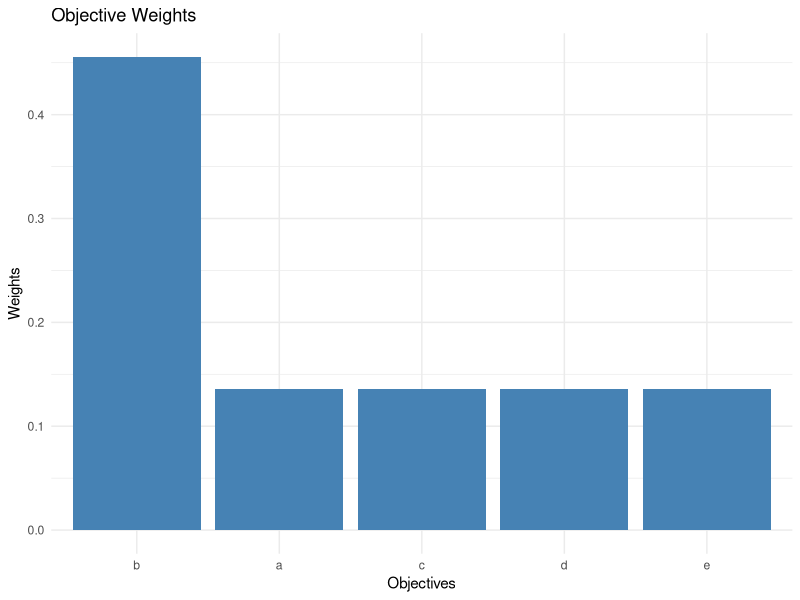
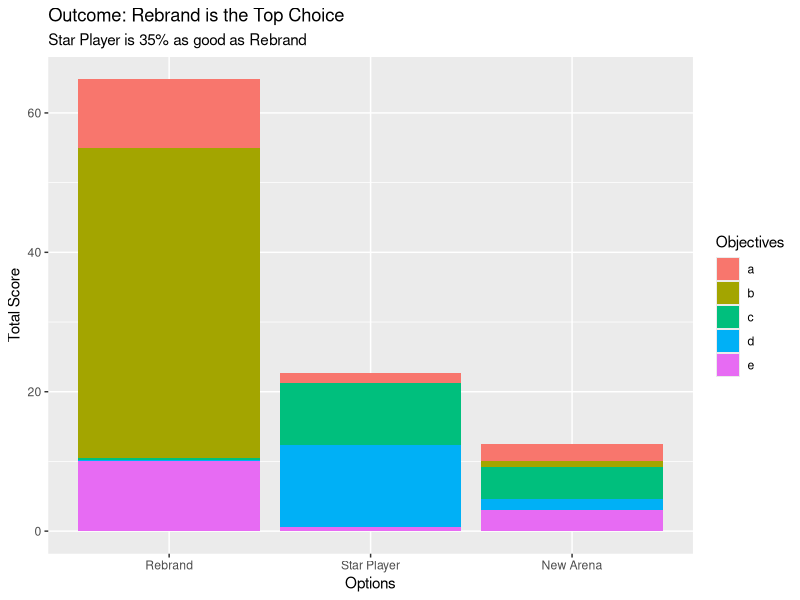

Generate these figures, in order, with R:
########### CHOICE COACH DATA ANALYSIS ##############
library(tidyverse)
library(lubridate)
library(magrittr)

# Objectives list----
objectives <- c('a', 'b', 'c', 'd', 'e')

# Options list----
options <- c('New Arena', 'Star Player', 'Rebrand')

# Pairwise comparison of objectives to get weights----
nobj <- length(objectives)
nObjPerms <- choose(nobj,2)
objPerm <- expand.grid(objectives, objectives, stringsAsFactors = F) %>% 
  dplyr::mutate(
    V1 = Var2
    , V2 = Var1
    , permutation = case_when(
      Var1 > Var2 ~ paste0(Var1,Var2)
      , T ~ paste0(Var2,Var1)
    )
    , order = row.names(.)
  ) %>%
  dplyr::select(-Var1, -Var2)

keyComps <- objPerm %>%
  dplyr::filter(V1 != V2) %>%
  .[!duplicated(.$permutation),] %>%
  group_by(V1) %>%
  dplyr::mutate(
    nobs = n()
  ) %>%
  ungroup() %>%
  dplyr::mutate(
    firstRow = ifelse(nobs == max(nobs), 1, 0)
  ) %>%
  dplyr::select(-nobs)


# Enter points for first row----
firstRow <- keyComps %>% dplyr::filter(firstRow == 1) %>% dplyr::select(-firstRow)
firstRow$points <- c(23,50,50,50)
firstRow %<>% dplyr::mutate(
  v1timesBetterThanV2 = points/(100-points)
)

# Infer points for the rest----
idf <- expand.grid(firstRow$V2, firstRow$V2, stringsAsFactors = F) %>% 
  dplyr::mutate(
    V1 = Var2
    , V2 = Var1
    , permutation = case_when(
      Var1 > Var2 ~ paste0(Var1,Var2)
      , T ~ paste0(Var2,Var1)
    )
  ) %>%
  dplyr::select(-Var1, -Var2) %>%
  dplyr::filter(V1 != V2) %>%
  .[!duplicated(.$permutation),] %>%
  dplyr::left_join(firstRow[,c('V2', 'v1timesBetterThanV2')], by = c('V1' = 'V2')) %>%
  dplyr::rename(baseToV1 = v1timesBetterThanV2) %>%
  dplyr::left_join(firstRow[,c('V2', 'v1timesBetterThanV2')], by = 'V2') %>%
  dplyr::rename(baseToV2 = v1timesBetterThanV2) %>%
  dplyr::mutate(
    v2ToV1 = baseToV2/baseToV1
    , inferredPoints = (100*v2ToV1)/(1+v2ToV1)
  ) %>%
  dplyr::select(V1, V2, permutation, inferredPoints)

weightsForKeyComps <- bind_rows(firstRow[,c('V1', 'V2', 'permutation', 'points')], idf)

keyComps %<>% left_join(weightsForKeyComps[, c('permutation', 'points', 'inferredPoints')], by = 'permutation')

# You can either stop here and show the user the implied points, or----
# ask the user to enter points to check for consistency. I'm going to just use the implied points.
keyComps %<>% dplyr::mutate(
  points = ifelse(is.na(points), inferredPoints, points)
)

objectiveWeights <- objPerm %>% 
  dplyr::left_join(keyComps[,c('V1', 'V2', 'points')], by = c('V1', 'V2')) %>%
  dplyr::arrange(permutation, points) %>%
  group_by(permutation) %>%
  dplyr::mutate(
    points = ifelse(!is.na(dplyr::lag(points)), 100 - dplyr::lag(points), points)
    , points = ifelse(is.na(points), 50, points)
    , order = as.numeric(order)
  ) %>%
  dplyr::arrange(order) %>%
  ungroup() %>%
  group_by(V2) %>%
  dplyr::mutate(
    ratio = points / (100-points)
    , normalizedRatio = ratio / sum(ratio)
  ) %>%
  ungroup() %>%
  group_by(V1) %>%
  dplyr::summarise(Weights = mean(normalizedRatio)) %>%
  ungroup() %>%
  dplyr::rename(Objectives = V1) %>%
  dplyr::arrange(desc(Weights), Objectives)

objectiveWeights$Objectives <- factor(objectiveWeights$Objectives, levels = objectiveWeights$Objectives)

# Visualize the weights of the objectives----
ggplot(objectiveWeights, aes(x = Objectives, y = Weights)) +
  geom_bar(stat = 'identity', fill = 'steelblue') +
  theme_minimal() +
  labs(title = 'Objective Weights')

# Gather information about how the options compare for each objective----
for(ob in objectives){
  message('Compare each option for the ', ob, ' objective.')
  # Dataframe of permutations----
  opPerm <- expand.grid(options, options, stringsAsFactors = F) %>% 
    dplyr::mutate(
      V1 = Var2
      , V2 = Var1
      , permutation = case_when(
        Var1 > Var2 ~ paste0(Var1,Var2)
        , T ~ paste0(Var2,Var1)
      )
      , order = row.names(.)
    ) %>%
    dplyr::select(-Var1, -Var2)
  
  # The upper triangle----
  keyCompsOptions <- opPerm %>%
    dplyr::filter(V1 != V2) %>%
    .[!duplicated(.$permutation),] %>%
    group_by(V1) %>%
    dplyr::mutate(
      nobs = n()
    ) %>%
    ungroup() %>%
    dplyr::mutate(
      firstRow = ifelse(nobs == max(nobs), 1, 0)
    ) %>%
    dplyr::select(-nobs)
  
  # Get weights for the first row----  
  firstRowOptions <- keyCompsOptions %>% dplyr::filter(firstRow == 1) %>% dplyr::select(-firstRow)
  firstRowOptions$points <- sample(0:100, nrow(firstRowOptions))
  # firstRowOptions$points <- c(80,20) # Get these from the user
  firstRowOptions %<>% dplyr::mutate(
    v1timesBetterThanV2 = points/(100-points)
  )
  
  # Infer points for the remaining comparisons----
  idfOptions <- expand.grid(firstRowOptions$V2, firstRowOptions$V2, stringsAsFactors = F)%>% 
    dplyr::mutate(
      V1 = Var2
      , V2 = Var1
      , permutation = case_when(
        Var1 > Var2 ~ paste0(Var1,Var2)
        , T ~ paste0(Var2,Var1)
      )
    ) %>%
    dplyr::select(-Var1, -Var2) %>%
    dplyr::filter(V1 != V2) %>%
    .[!duplicated(.$permutation),] %>%
    dplyr::left_join(firstRowOptions[,c('V2', 'v1timesBetterThanV2')], by = c('V1' = 'V2')) %>%
    dplyr::rename(baseToV1 = v1timesBetterThanV2) %>%
    dplyr::left_join(firstRowOptions[,c('V2', 'v1timesBetterThanV2')], by = 'V2') %>%
    dplyr::rename(baseToV2 = v1timesBetterThanV2) %>%
    dplyr::mutate(
      v2ToV1 = baseToV2/baseToV1
      , inferredPoints = (100*v2ToV1)/(1+v2ToV1)
    ) %>%
    dplyr::select(V1, V2, permutation, inferredPoints)
  
  weightsForKeyCompsOptions <- bind_rows(firstRowOptions[,c('V1', 'V2', 'permutation', 'points')], idfOptions)
  
  keyCompsOptions %<>% left_join(weightsForKeyCompsOptions[, c('permutation', 'points', 'inferredPoints')], by = 'permutation') 
  # Here is where you could ask the user to validate their weights by making additional comparisons----
  keyCompsOptions %<>% 
    dplyr::mutate(
    points = ifelse(is.na(points), inferredPoints, points)
  )
  
  # Convert points to option weights----
  optionWeights <- opPerm %>% 
    dplyr::left_join(keyCompsOptions[,c('V1', 'V2', 'points')], by = c('V1', 'V2')) %>%
    dplyr::arrange(permutation, points) %>%
    group_by(permutation) %>%
    dplyr::mutate(
      points = ifelse(!is.na(dplyr::lag(points)), 100 - dplyr::lag(points), points)
      , points = ifelse(is.na(points), 50, points)
      , order = as.numeric(order)
    ) %>%
    dplyr::arrange(order) %>%
    ungroup() %>%
    group_by(V2) %>%
    dplyr::mutate(
      ratio = points / (100-points)
      , normalizedRatio = ratio / sum(ratio)
    ) %>%
    ungroup() %>%
    group_by(V1) %>%
    dplyr::summarise(weight = mean(normalizedRatio)) %>%
    ungroup()
  
  colnames(optionWeights) <- c('Options', paste0(ob, 'Strength'))
  if(ob == objectives[1]){
    opObjWeights <<- optionWeights
  }else{
    opObjWeights %<>% left_join(optionWeights, by = 'Options')
  }
}

# Summarize the results to see which option is the best----
resultData <- opObjWeights %>%
  tidyr::pivot_longer(cols = colnames(opObjWeights[,2:ncol(opObjWeights)])
                      , names_to = 'Objectives'
                      , values_to = 'ObjectiveStrength'
                      ) %>%
  dplyr::mutate(
    Objectives = gsub('Strength', '', Objectives)
  ) %>%
  left_join(objectiveWeights, by = 'Objectives') %>%
  dplyr::mutate(
    weightedStrength = ObjectiveStrength * 100 * Weights
  )
summaryData <- resultData %>%
  group_by(Options) %>%
  summarise(totalValue = sum(weightedStrength)) %>%
  ungroup() %>%
  dplyr::mutate(
    pctBest = round(totalValue / max(totalValue), 2)*100
  ) %>%
  dplyr::arrange(desc(totalValue)) %>%
  dplyr::mutate(Rank = row.names(.))

# Visualize the results----
resultData %<>% left_join(summaryData[,c('Options', 'Rank', 'pctBest')], by = 'Options') %>%
  dplyr::arrange(Rank)

resultData$Options <- factor(resultData$Options, levels = unique(resultData$Options))

ggplot(resultData, aes(x = Options, y = weightedStrength, fill = Objectives)) +
  geom_bar(stat = 'identity') +
  labs(title = paste0('Outcome: ', summaryData$Options[1], ' is the Top Choice')
       , subtitle = paste0(summaryData$Options[2], ' is ', summaryData$pctBest[2], '% as good as ', summaryData$Options[1])
       , y = 'Total Score'
       )
#


